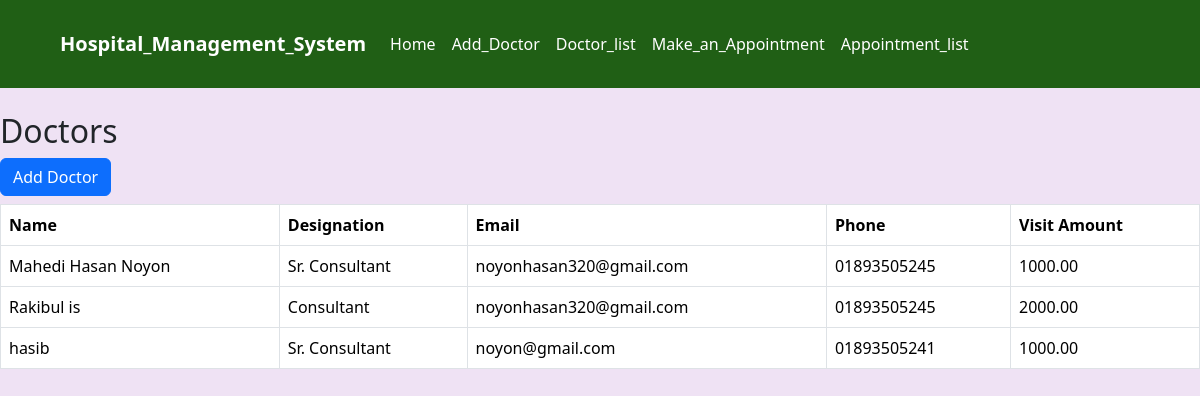
Screenshot of /doctor/list with the database file from the repository.
### Doctor/models.py (models this page shows, shortened)
class Doctor(models.Model):
    DESIGNATION_CHOICES = [
        ('MO', 'Medical Officer'),
        ('C', 'Consultant'),
        ('SC', 'Sr. Consultant'),
    ]
    name = models.CharField(max_length=100)
    designation = models.CharField(max_length=2, choices=DESIGNATION_CHOICES)
    email = models.EmailField()
    phone_number = models.CharField(max_length=15)
    visit_amount = models.DecimalField(max_digits=8, decimal_places=2)

### Doctor/views.py (the view)
# urls.py: path('doctor/list', views.doctor_list, name='doctor_list'),
def doctor_list(request):
    doctors = Doctor.objects.all()
    return render(request, 'doctor_list.html', {'doctors': doctors})

### Doctor/templates/doctor_list.html
{% extends 'base.html' %}
{% block content %}
<h2>Doctors</h2>
<a href="{% url 'add_doctor' %}" class="btn btn-primary mb-2">Add Doctor</a>
<table class="table table-bordered">
    <thead>
        <tr>
            <th>Name</th>
            <th>Designation</th>
            <th>Email</th>
            <th>Phone</th>
            <th>Visit Amount</th>
        </tr>
    </thead>
    <tbody>
        {% for doctor in doctors %}
        <tr>
            <td>{{ doctor.name }}</td>
            <td>{{ doctor.get_designation_display }}</td>
            <td>{{ doctor.email }}</td>
            <td>{{ doctor.phone_number }}</td>
            <td>{{ doctor.visit_amount }}</td>
        </tr>
        {% endfor %}
    </tbody>
</table>
{% endblock %}

### rows the page displays
Doctor: name "Mahedi Hasan Noyon", designation "Sr. Consultant", email "noyonhasan320@gmail.com", phone_number "01893505245", visit_amount "1000.00"
Doctor: name "Rakibul is", designation "Consultant", email "noyonhasan320@gmail.com", phone_number "01893505245", visit_amount "2000.00"
Doctor: name "hasib", designation "Sr. Consultant", email "noyon@gmail.com", phone_number "01893505241", visit_amount "1000.00"
